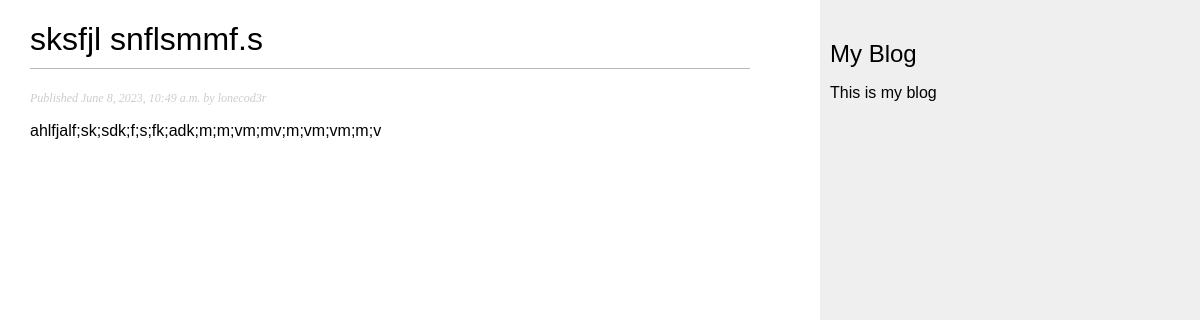
/blog/2023/6/8/sksfjl-snflsmmfs/, run on the app's committed database.
### blog/models.py (models this page shows, shortened)
class Post(models.Model):
    class Status(models.TextChoices):
        DRAFT = 'DF', 'Draft'
        PUBLISHED = 'PB', 'Published'
    title = models.CharField(max_length=250)
    slug = models.SlugField(max_length=250,
                            unique_for_date='publish')
    author = models.ForeignKey(User,on_delete = models.CASCADE,
                                related_name = 'blog_posts')
    body = models.TextField()
    publish = models.DateTimeField(default=timezone.now)
    created = models.DateTimeField(auto_now_add=True)
    updated = models.DateTimeField(auto_now=True)
    status = models.CharField(max_length=2,
                                choices = Status.choices,
                                default= Status.DRAFT)
    objects = models.Manager() #the default manager
    published = PublishedManager() #custom manager
    class Meta:
        ordering = ['-publish']
        indexes = [
            models.Index(fields=['-publish']),
        ]

### blog/views.py (the view)
def post_detail(request, year, month, day, post):
    post = get_object_or_404(
        Post,
        status=Post.Status.PUBLISHED,
        slug=post,
        publish__year=year,
        publish__month=month,
        publish__day=day,
    )
    return render(request, "blog/post/detail.html", {"post": post})

### blog/templates/blog/post/detail.html (shortened to what this page needs)
{% extends "blog/base.html" %}
{% block content %}
<h1>{{ post.title }}</h1>
<p class="date">
    Published {{ post.publish }} by {{ post.author }}
</p>
{{ post.body|linebreaks }}
{% endblock %}

### blog/static/css/blog.css (style rules this page uses)
body { margin:0; padding:0; font-family:helvetica, sans-serif; }
h1 { font-weight:normal; border-bottom:1px solid #bbb; padding:0 0 10px 0; }
p.date { color:#ccc; font-family: georgia, serif; font-size: 12px; font-style: italic; }

### data on the page
Post: title "sksfjl snflsmmf.s", publish "June 8, 2023, 10:49 a.m.", author "lonecod3r", body "ahlfjalf;sk;sdk;f;s;fk;adk;m;m;vm;mv;m;vm;vm;m;v"
